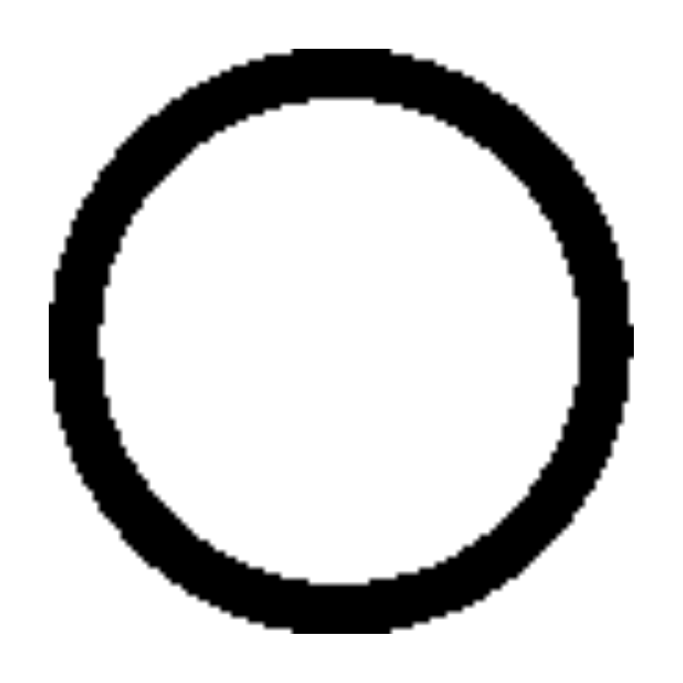
#> input picture zener-images/circle.jpg, 2048 x 2048 px (shown at 1/3 size)
$ python zener_generator.py zener-images 5
#> lines starting #> are read from the running program, lines starting #| are printed output that depends on the picture
import os
import sys
import numpy as np
from PIL import Image, ImageDraw, ImageFont, ImageFilter

########## CONSTANTS ###############

SIZE = 25,25
POSITION_BOUNDS = 10 # max 300
ROTATION_DEG = 90
MAX_SIZE = 10 # % change in size
THICKNESS = 5
MARKS_INDEX = 5

####################################

cards = np.zeros(5)
####### open and resize data to 250 pixels
##  as it is easy to analyze  #####
circle = Image.open("zener-images/circle.jpg")
#> circle is the input picture: PIL image 2048x2048 RGB; min 0, max 255, mean 207.4
plus = Image.open("zener-images/plus.jpg")
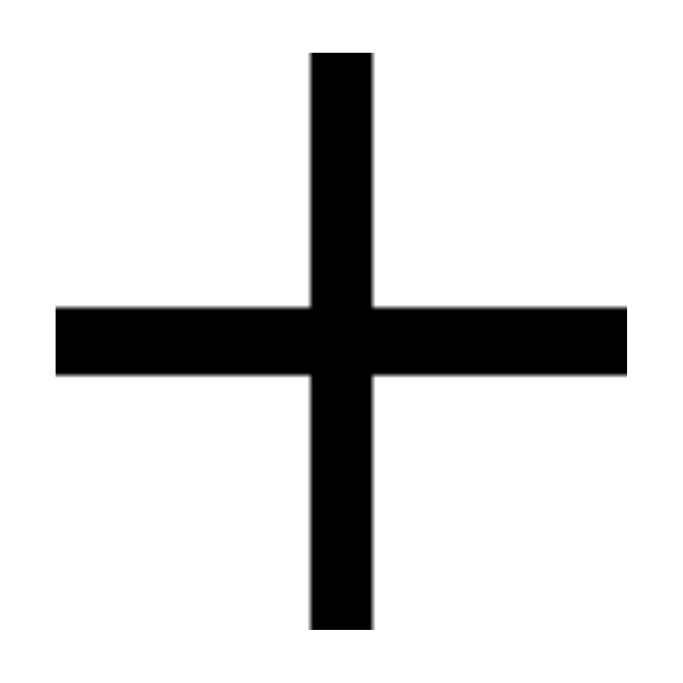
#> input picture zener-images/plus.jpg, 2048 x 2048 px (shown at 1/3 size)
#> plus is the input picture: PIL image 2048x2048 RGB; min 0, max 255, mean 216.4
square = Image.open("zener-images/square.jpg")
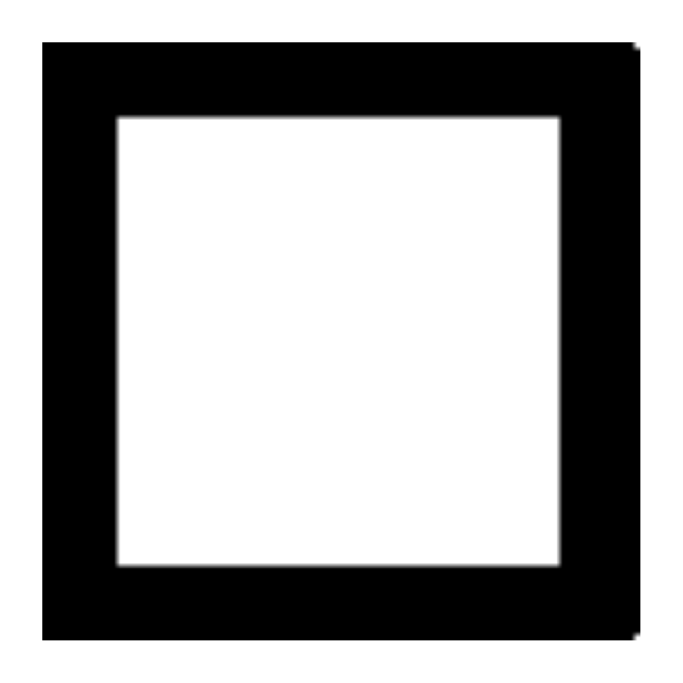
#> input picture zener-images/square.jpg, 2048 x 2048 px (shown at 1/3 size)
#> square is the input picture: PIL image 2048x2048 RGB; min 0, max 255, mean 167.9
star = Image.open("zener-images/star.jpg")
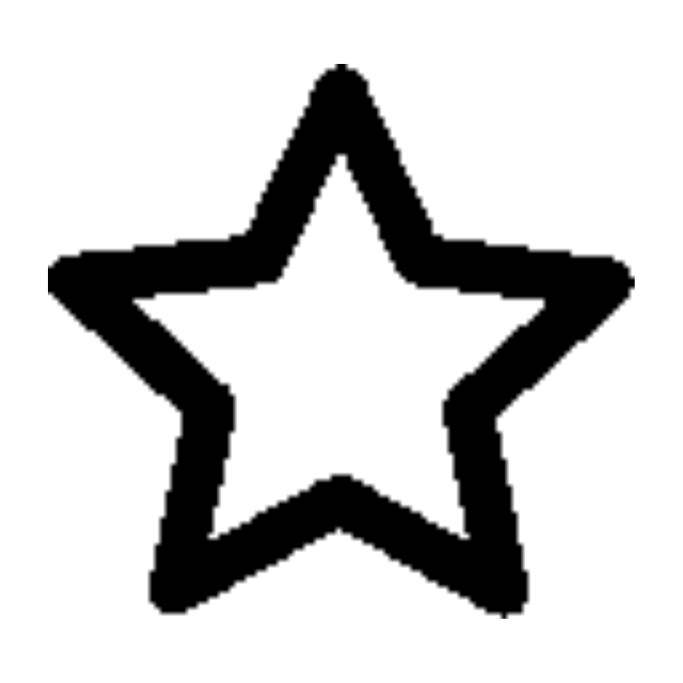
#> input picture zener-images/star.jpg, 2048 x 2048 px (shown at 1/3 size)
#> star is the input picture: PIL image 2048x2048 RGB; min 0, max 255, mean 204.7
wavy = Image.open("zener-images/wavy.jpg")
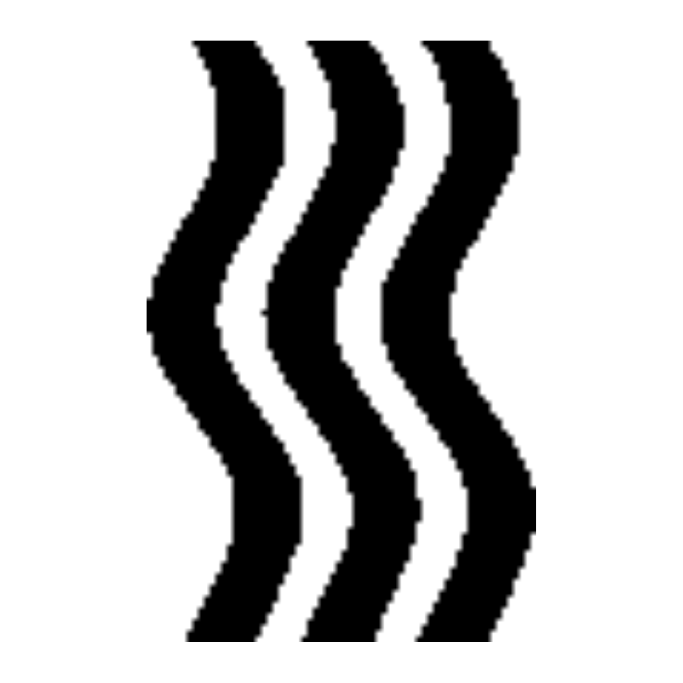
#> input picture zener-images/wavy.jpg, 2048 x 2048 px (shown at 1/3 size)
#> wavy is the input picture: PIL image 2048x2048 RGB; min 0, max 255, mean 186.4
circle = circle.resize((250,250))
#> circle: PIL image 250x250 RGB
plus = plus.resize((250,250))
#> plus: PIL image 250x250 RGB
square = square.resize((250,250))
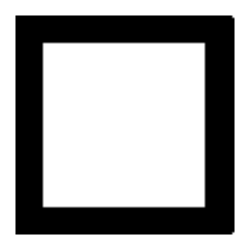
#> square: PIL image 250x250 RGB; min 0, max 255, mean 167.9
star = star.resize((250,250))
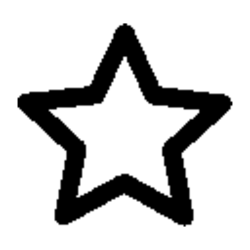
#> star: PIL image 250x250 RGB; min 0, max 255, mean 204.7
wavy = wavy.resize((250,250))
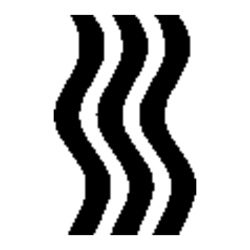
#> wavy: PIL image 250x250 RGB; min 0, max 255, mean 186.4
images = [circle,plus,square,star,wavy] # original data stored in array
orig_image = [] #Declared global array to stored test data set so that
				# it can be accessed by all methods

def position(n):
	"""Method to reposition alpha image"""
	temp_image = Image.new('RGBA', (300,300), (255,255,255,255))
	x1 =  np.random.randint(POSITION_BOUNDS) #starting positions
	y1 = np.random.randint(POSITION_BOUNDS)
	x2,y2 = 250,250 # size of original image
	temp_image.paste(orig_image[n],(x1,y1,x2+x1,y2+y1))
	temp_image.resize((250,250))
	orig_image[n] = temp_image


def orientation(n):
	"""Method to change orientation of an image"""
	orig_image[n] = orig_image[n].convert('RGBA')
	orig_image[n] = orig_image[n].rotate(np.random.randint(ROTATION_DEG),
									expand = 1)
	white = Image.new('RGBA',orig_image[n].size, (255,255,255,255))
	# to avoid black corners
	orig_image[n] = Image.composite(orig_image[n],white,orig_image[n])
	choice = np.random.randint(3)
	if choice == 0:
		orig_image[n]=orig_image[n].transpose(Image.FLIP_LEFT_RIGHT)
	elif choice == 1:
		orig_image[n]=orig_image[n].transpose(Image.FLIP_TOP_BOTTOM)
	orig_image[n] = orig_image[n].resize((250,250))


def size(n):
	"""Method to expand or shrink object in an image"""
	width, height = orig_image[n].size
	percentage = np.random.randint(MAX_SIZE)# denotes % of expand/shrink
	do_expand = np.random.randint(2) # 1 to expand 0 to shrink
	if do_expand == 0:
		orig_image[n] = orig_image[n].resize((int(250-250*(percentage/100.0))
			,int(250-250*(percentage/100.0))))
		margin = int((250*(percentage/100.0))/2.0)
		temp_image =Image.new('RGBA',(250,250),(255,255,255,255))
		temp_image.paste(orig_image[n],(margin,margin))
		orig_image[n] = temp_image
	else:
		orig_image[n] = orig_image[n].resize((int(250+250*(percentage/100.0))
			,int(250+250*(percentage/100.0))))
		margin = int((250*(percentage/100.0))/2.0)
		width, height = orig_image[n].size
		orig_image[n] = orig_image[n].crop((margin,margin,
											width-margin,height-margin))
	orig_image[n] = orig_image[n].resize((250,250))


def thickness(n):
	"""Method to change thickness of an object in image"""
	thick= np.random.randint(THICKNESS)
	thin = np.random.randint(THICKNESS)
	for i in range(thick):
		orig_image[n] = orig_image[n].filter(ImageFilter.BLUR)
	for i in range(thin):
		orig_image[n] = orig_image[n].filter(ImageFilter.SHARPEN)
	orig_image[n] = orig_image[n].resize((250,250))


def marks(n):
	"""Method to introduce various random marks in an image"""
	draw = ImageDraw.Draw(orig_image[n])
	x,y = orig_image[n].size
	for i in range(np.random.randint(MARKS_INDEX)):
		offset_1 = np.random.randint(x-1)
		offset_2 = np.random.randint(y-1)
		draw.point((x,y), fill=(0,0,0))

	for i in range(np.random.randint(MARKS_INDEX)):
		x1 = np.random.randint(x-1)
		x2 = np.random.randint(x-1)
		y1 = np.random.randint(y-1)
		y2 = np.random.randint(y-1)
		draw.line((x1,y1,x2,y2), fill=(0,0,0))

	for i in range(np.random.randint(MARKS_INDEX)):
		x1 = np.random.randint(x-1)
		x2 = np.random.randint(min(x1+MARKS_INDEX*10,x-1))
		y1 = np.random.randint(y-1)
		y2 = np.random.randint(min(y1+MARKS_INDEX*10,y-1))
#> (the run stopped early here; a loop or call above may not have finished)
